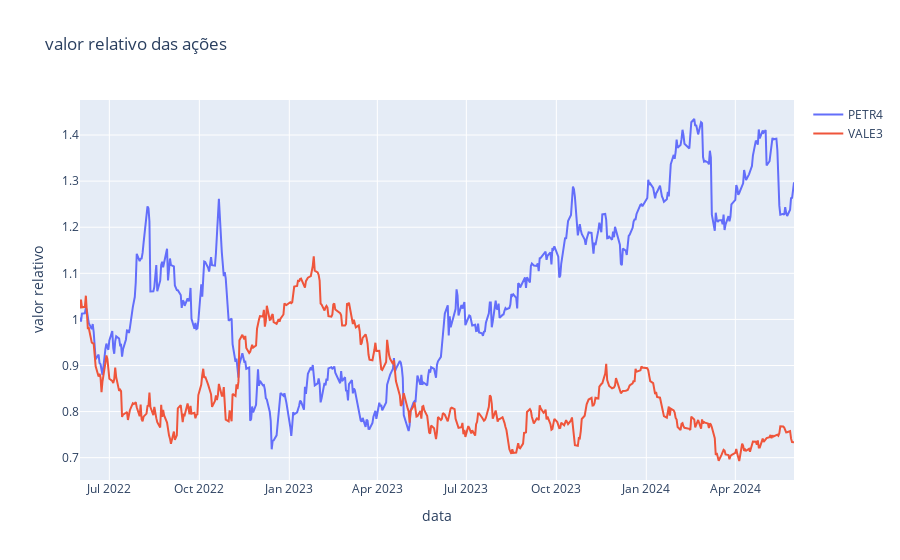

This figure's notebook cell:
### Code cell
# Create a plotly figure
fig = go.Figure()

for acao in acoes:
    # Add first time series
    fig.add_trace(go.Scatter(x=precos.index, y=precos[acao], mode='lines', name=acao))

# Update layout
fig.update_layout(title='valor relativo das ações', xaxis_title='data', yaxis_title='valor relativo')
# Show plot
fig.show()

### Figure 1 — Plotly figure (JSON) as saved in the notebook; plotly's stock layout.template omitted (floating-point values rounded to 4 significant figures; data arrays with more than 128 entries replaced by an {"elided": "..."} marker saying what was removed)
{"data": [{"mode": "lines", "name": "PETR4", "type": "scatter", "x": {"elided": "499 str values"}, "y": {"elided": "499 float values"}}, {"mode": "lines", "name": "VALE3", "type": "scatter", "x": {"elided": "499 str values"}, "y": {"elided": "499 float values"}}], "layout": {"title": {"text": "valor relativo das ações"}, "xaxis": {"title": {"text": "data"}}, "yaxis": {"title": {"text": "valor relativo"}}}}
